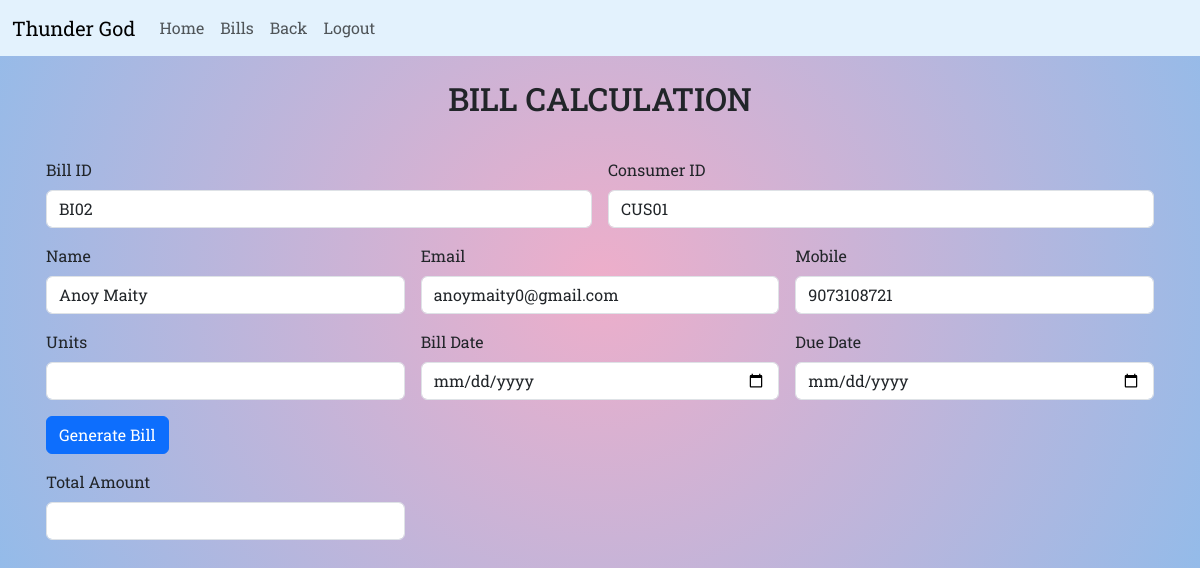
/admin/bill_calculate.php?billid=9, run on the app's committed database.
### tables this page shows
CREATE TABLE `bills` (
  `sno` int(25) NOT NULL,
  `bid` varchar(100) NOT NULL,
  `cid` varchar(25) NOT NULL,
  `cname` varchar(25) NOT NULL,
  `unit` int(25) NOT NULL,
  `amount` int(25) NOT NULL,
  `bdate` date NOT NULL,
  `ddate` date NOT NULL,
  `status` varchar(100) NOT NULL DEFAULT 'pending',
  `payment_id` varchar(255) NOT NULL,
  `paytime` timestamp NOT NULL DEFAULT current_timestamp() ON UPDATE current_timestamp()
);

CREATE TABLE `users` (
  `sno` int(100) NOT NULL,
  `cid` varchar(100) NOT NULL,
  `cname` varchar(100) NOT NULL,
  `email` varchar(100) NOT NULL,
  `phno` varchar(100) NOT NULL,
  `occupation` varchar(100) NOT NULL,
  `address` varchar(100) NOT NULL,
  `city` varchar(100) NOT NULL,
  `state` varchar(100) NOT NULL,
  `pincode` varchar(100) NOT NULL,
  `connection` varchar(100) NOT NULL,
  `password` varchar(255) NOT NULL,
  `datetime` timestamp(5) NOT NULL DEFAULT current_timestamp(5) ON UPDATE current_timestamp(5)
);

### admin/bill_calculate.php (the view, shortened to what this page needs)
<?php
include('../Database/db.php');
?>
<?php
        $last_id=null;
        $query = "select * from bills order by sno desc limit 1";
        $result= mysqli_query($con,$query);
        $count= mysqli_num_rows($result);
        if($count>0){
        $row = mysqli_fetch_array($result);
        $last_id = $row['bid'];
        }
        if ($last_id == "")
        {
            $bid = "BI01";
        }
        else
        {
            $bid= substr($last_id,-2);
             $bid = intval($bid);
             if($bid<10) $bid = "BI0" . ($bid + 1);
             else
             $bid = "BI" . ($bid + 1);
        }
    ?>
<?php
include('../Database/db.php');
$id=$_GET['billid'];
$sql="select * from `users` where sno='$id'";
$result=mysqli_query($con,$sql);
$row=mysqli_fetch_assoc($result);
$cid=$row['cid'];
$cname=$row['cname'];
$email=$row['email'];
$mobile=$row['phno'];
?>
<!DOCTYPE html>
<html lang="en">
<head>
    <link href="https://cdn.jsdelivr.net/npm/bootstrap@5.3.0-alpha3/dist/css/bootstrap.min.css" rel="stylesheet">
</head>
<body>
<nav class="navbar navbar-expand-lg navbar-light" style="background-color: #e3f2fd;">
  <div class="container-fluid">
    <a class="navbar-brand" href="../index.php">Thunder God</a>
    <div class="collapse navbar-collapse" id="navbarNav">
      <ul class="navbar-nav">
        <li class="nav-item">
          <a class="nav-link" href="../index.php">Home</a>
        </li>
        <li class="nav-item">
          <a class="nav-link" href="bill_table.php">Bills</a>
        </li>
        <li class="nav-item">
          <a class="nav-link" href="user_bill_table.php">Back</a>
        </li>
        <li class="nav-item">
          <a class="nav-link" href="logout.php">Logout</a>
        </li>
      </ul>
    </div>
  </div>
</nav>
<div class="container my-4">
    <div class="text-center">
    <h2>BILL CALCULATION</h2>
    </div>
    <div class="row d-flex justify-content-center">
    <form class="row g-3" method="POST">
  <div class="col-md-6">
    <label  class="form-label">Bill ID</label>
    <input type="text" class="form-control" name="bid" value="<?php echo $bid; ?>" readonly>
  </div>
  <div class="col-md-6">
    <label class="form-label">Consumer ID</label>
    <input type="text" class="form-control"  name="customer" value="<?php echo $cid; ?>" readonly>
  </div>
  <div class="col-md-4">
    <label class="form-label">Name</label>
    <input type="text" class="form-control" name="cname" value="<?php echo $cname; ?>" readonly>
  </div>
  <div class="col-md-4">
    <label  class="form-label">Email</label>
    <input type="email" class="form-control"  name="email" value="<?php echo $email; ?>" readonly>
  </div>
  <div class="col-4">
    <label  class="form-label">Mobile</label>
    <input type="number" class="form-control" name="phno" value="<?php echo $mobile; ?>" readonly>
  </div>
  <div class="col-md-4">
    <label class="form-label">Units</label>
    <input type="number" class="form-control" name="units">
  </div>
  <div class="col-md-4">
    <label class="form-label">Bill Date</label>
    <input type="date" class="form-control" name="bdate">
  </div>
  <div class="col-md-4">
    <label class="form-label">Due Date</label>
    <input type="date" class="form-control" name="ddate">
  </div>
  <div class="col-12">
    <button type="submit" class="btn btn-primary" name="btn">Generate Bill</button>
  </div>
  <br><br>
  <div class="col-md-4">
    <label class="form-label">Total Amount</label>
    <input type="number" class="form-control" value="<?php echo "$total"; ?>">
  </div>
</div>
</div>
</body>
</html>

### admin/bill_calculate.php (style rules this page uses)
* { font-family: 'Roboto Slab', serif; }
body { background: rgb(238,174,202); background: radial-gradient(circle, rgba(238,174,202,1) 0%, rgba(148,187,233,1) 100%); }

### data on the page
bills: bid "BI02"
users: customer "CUS01", cname "Anoy Maity", email "anoymaity0@gmail.com", phno "9073108721"
